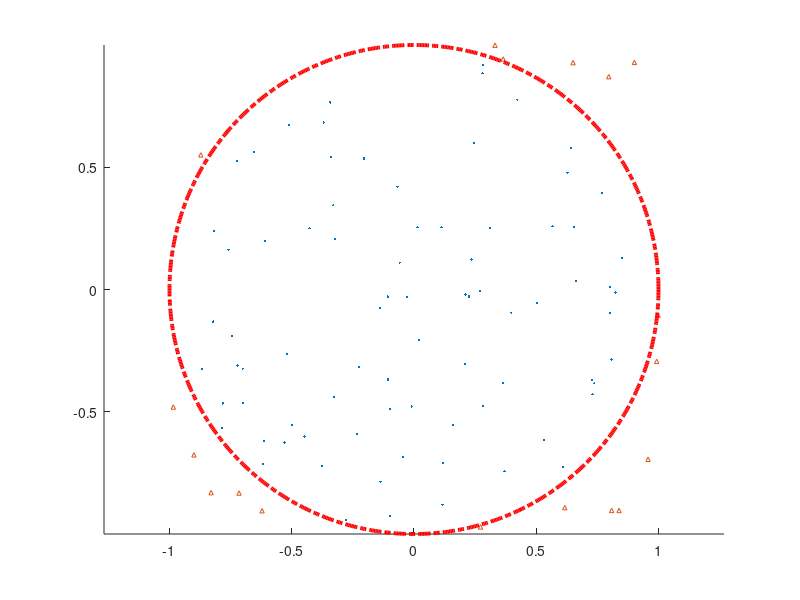
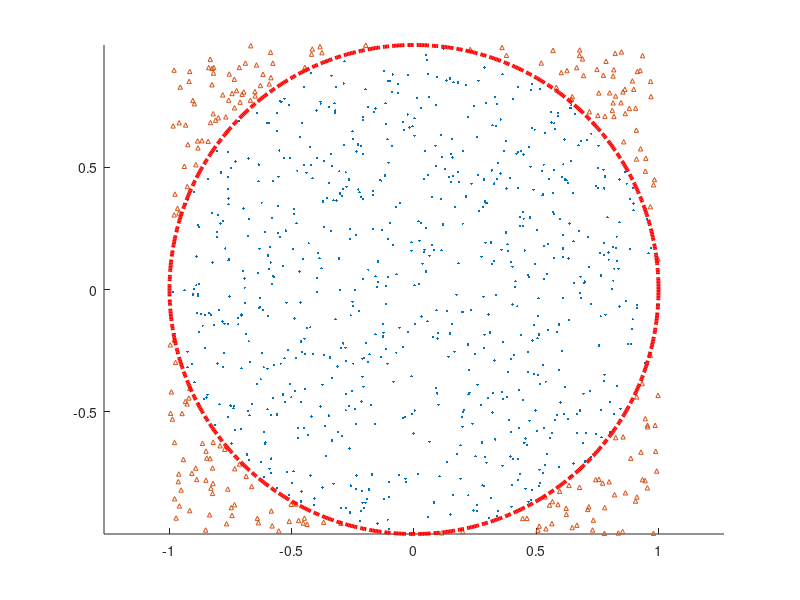
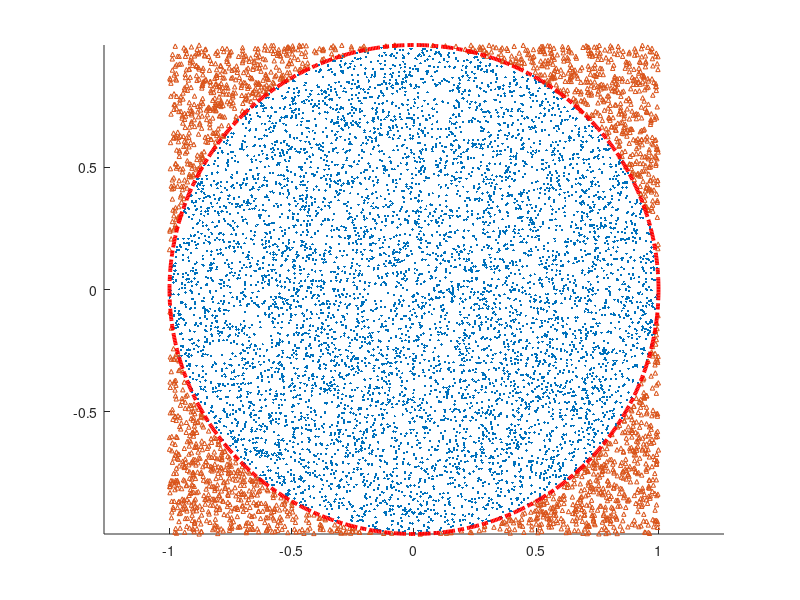
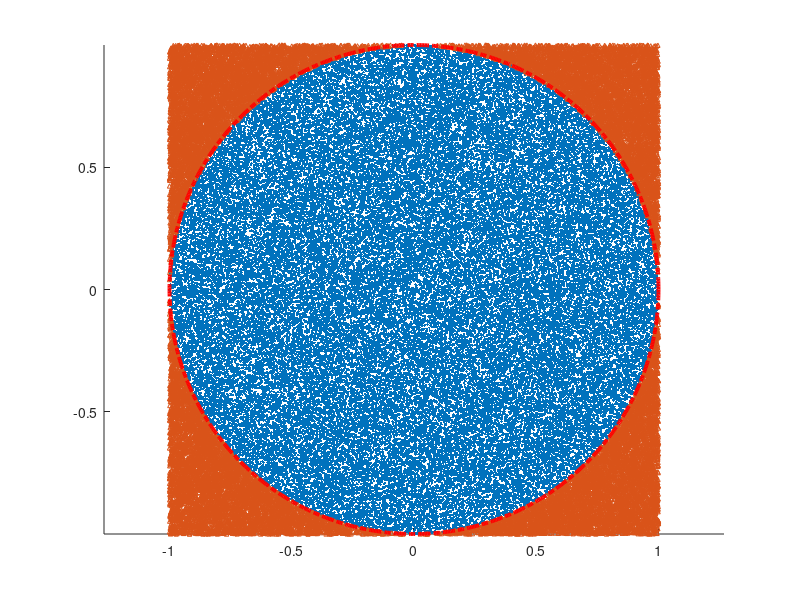

MATLAB code for these plots, in order:
function calc_pi_Gasper()
% na podlagi začetnega števila točk, radija in naknadnih povečanj začetnih
% točk, izpiše izračunano vrednost π in napako oz. odstopanje od števila π, ki je shranjeno v Matlabu kot \pi.
    n = 100;
    r = 1;
    raziskuje_priblizke_pi(n, r);
end

function raziskuje_priblizke_pi(n, r)
    stevilo_priblizkov = 4; % Število kolikokrat naj poveča in ponovi korak
    for i = 1:stevilo_priblizkov
        [ocenaPi, napaka] = area_pi(n, r);
        disp(['Število naključnih točk: ', num2str(n)]);
        disp(['Ocenjena vrednost π: ', num2str(ocenaPi)]);
        disp(['Napaka oz. odstopanje od števila π: ', num2str(napaka)]);
        izrisi_graf(n, r, ocenaPi);
        n = n * 10; % Poveča število naključnih točk za naslednji poskus
    end
end

function [ocenaPi, napaka] = area_pi(n, r)
% izračuna vrednosti Pi in določi absolutno napako
    zn_Kroga = 0;
    for i = 1:n
        x = 2 * rand() - 1;
        y = 2 * rand() - 1;
        if x^2 + y^2 <= r^2
            zn_Kroga = zn_Kroga + 1;
        end
    end
    ocenaPi = 4 * zn_Kroga / n;
    napaka = abs(ocenaPi - pi);
end

function izrisi_graf(n, r, ocenaPi)
  % Ustvari nov graf za vsak približek in doda legendo zraven njega
    figure;
    izrisi_tocke(n, r);
    izrisi_kroznico(r);
end

function izrisi_tocke(n, r)
%določi točke zunaj in znotraj kroga ter jih doda na graf
    x = 2 * rand(n, 1) - 1;
    y = 2 * rand(n, 1) - 1;
    razdalja = sqrt(x.^2 + y.^2);
    tockeZn = razdalja <= r;
    tockeZu = razdalja > r;
    scatter(x(tockeZn), y(tockeZn), 30, 'cyan', '.');
    hold on;
    scatter(x(tockeZu), y(tockeZu), 10, 'magenta', '^');
    axis equal;
end

function izrisi_kroznico(r)
    theta = linspace(0, 2 * pi, 1000);
    x = r * cos(theta);
    y = r * sin(theta);
    plot(x, y, 'red', 'LineWidth', 2.8, 'LineStyle','-.');
end